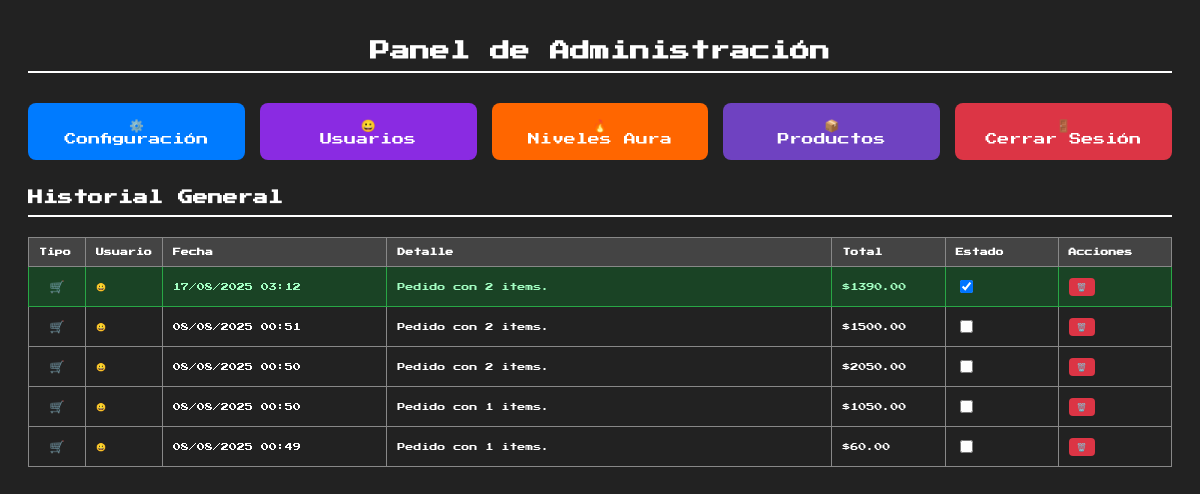
/admin (signed in), run on the app's committed database.
### app.py (models this page shows)
class Order(db.Model):
    id = db.Column(db.String(100), primary_key=True)
    user_emoji = db.Column(db.String(10), db.ForeignKey('user.emoji'))
    timestamp = db.Column(db.String(100))
    detalle = db.Column(JSON)
    detalle_completo = db.Column(JSON)
    total = db.Column(db.Float)
    aura_ganada = db.Column(db.Integer)
    aura_potencial = db.Column(db.Integer)
    aura_otorgada = db.Column(db.Integer)
    delivery_info = db.Column(JSON)
    completado = db.Column(db.Boolean, default=False)
    whatsapp_usado = db.Column(JSON)
    def to_dict(self):
        return {c.name: getattr(self, c.name) for c in self.__table__.columns}

### app.py (the view, shortened to what this page needs)
@app.route("/admin")
def admin():
    if not session.get("logged_in"):
        return redirect(url_for("login"))
    historial = []
    orders = Order.query.order_by(Order.timestamp.desc()).all()
    for order in orders:
        try:
            timestamp = datetime.fromisoformat(str(order.timestamp))
        except (ValueError, TypeError):
            timestamp = datetime.now()
        historial.append({
            "id": order.id,
            "type": "pedido",
            "user_emoji": order.user_emoji,
            "timestamp_obj": timestamp,
            "timestamp_str": timestamp.strftime("%d/%m/%Y %H:%M"),
            "details": f"Pedido con {len(order.detalle or [])} items.",
            "total": order.total,
            "status": order.completado,
            "data": order.to_dict()
        })
    users = User.query.all()
    for user in users:
        pending_rewards = check_pending_rewards(user.emoji)
    historial.sort(key=lambda x: x['timestamp_obj'], reverse=True)
    return render_template("admin.html", historial=historial)

### app.py (called while the page is built)
def get_aura_levels():
    levels_db = AuraLevel.query.order_by(AuraLevel.level).all()
    if not levels_db:
        return [] # Should be populated by migration script
    levels = []
    for level in levels_db:
        level_dict = level.to_dict()
        if level_dict.get("points_needed") == "negative_infinity":
            level_dict["points_needed"] = -float('inf')
        levels.append(level_dict)
    return levels

    def to_dict(self):
        d = {c.name: getattr(self, c.name) for c in self.__table__.columns}
        if d.get('points_needed') == -float('inf'):
             d['points_needed'] = "-Infinity"
        return d

### templates/admin.html (shortened to what this page needs)
<!DOCTYPE html>
<html lang="es">
<head>
</head>
<body>
    <h1 style="text-align: center; margin-bottom: 30px;">Panel de Administración</h1>
    <div class="admin-menu">
        <a href="{{ url_for('admin_configuracion') }}" class="admin-menu-button btn-config">
            ⚙️<br>Configuración
        </a>
        <a href="{{ url_for('admin_emojis') }}" class="admin-menu-button btn-emojis">
            😀<br>Usuarios
        </a>
        <a href="{{ url_for('admin_aura_levels') }}" class="admin-menu-button btn-aura">
            🔥<br>Niveles Aura
        </a>
        <a href="{{ url_for('admin_productos') }}" class="admin-menu-button btn-productos">
            📦<br>Productos
        </a>
        <a href="{{ url_for('logout') }}" class="admin-menu-button btn-logout">
            🚪<br>Cerrar Sesión
        </a>
    </div>
    <h2>Historial General</h2>
    {% if not historial %}
        <p>No hay pedidos ni recompensas pendientes.</p>
    {% else %}
        <table>
            <thead>
                <tr>
                    <th style="width: 5%;">Tipo</th>
                    <th style="width: 5%;">Usuario</th>
                    <th style="width: 20%;">Fecha</th>
                    <th style="width: 40%;">Detalle</th>
                    <th style="width: 10%;">Total</th>
                    <th style="width: 10%;">Estado</th>
                    <th style="width: 10%;">Acciones</th>
                </tr>
            </thead>
            <tbody>
                {% for item in historial %}
                <tr id="item-{{ item.id }}" class="
                    {% if item.status %}item-completado{% endif %}
                    {% if item.type == 'recompensa' %}item-recompensa{% endif %}">
                    <td class="item-type-icon">
                        {% if item.type == 'pedido' %}🛒
                        {% else %}🎁
                        {% endif %}
                    </td>
                    <td>{{ item.user_emoji }}</td>
                    <td>{{ item.timestamp_str }}</td>
                    <td>{{ item.details }}</td>
                    <td>
                        {% if item.type == 'pedido' %}
                            ${{ "%.2f"|format(item.total) }}
                        {% else %}
                            --
                        {% endif %}
                    </td>
                    <td>
                        {% if item.type == 'pedido' %}
                            <form action="{{ url_for('admin_completar_pedido', pedido_id=item.id) }}" method="POST" style="margin:0;">
                                <input type="checkbox" onchange="this.form.submit()" {% if item.status %}checked{% endif %} title="Marcar pedido como completado/pendiente">
                            </form>
                        {% else %}
                             <input type="checkbox" onchange="processReward('{{ item.data.user_emoji }}', {{ item.data.level }}, 'confirm')" title="Confirmar entrega de recompensa">
                        {% endif %}
                    </td>
                    <td>
                        {% if item.type == 'pedido' %}
                            <form action="{{ url_for('admin_delete_order', pedido_id=item.id) }}" method="POST" style="margin:0;" onsubmit="return confirm('¿Estás seguro de eliminar este pedido?')">
                                <button type="submit" class="btn btn-delete" style="font-size: 8px; padding: 4px 8px;">🗑️</button>
                            </form>
                        {% else %}
                            <button class="btn btn-delete" style="font-size: 8px; padding: 4px 8px;" onclick="processReward('{{ item.data.user_emoji }}', {{ item.data.level }}, 'reject')" title="Rechazar recompensa">
                                🗑️
                            </button>
                        {% endif %}
                    </td>
                </tr>
                {% endfor %}
            </tbody>
        </table>
    {% endif %}
</body>
</html>

### templates/admin.html (style rules this page uses)
body { font-family: 'Press Start 2P', cursive; background-color: #222; color: #fff; padding: 20px; font-size: 10px; }
h1, h2 { border-bottom: 2px solid #fff; padding-bottom: 10px; }
table { width: 100%; border-collapse: collapse; margin-top: 20px; font-size: 0.8em; }
th, td { border: 1px solid #888; padding: 10px; text-align: left; vertical-align: middle; }
th { background-color: #444; }
.btn { font-family: inherit; font-size: 0.8em; padding: 8px 12px; border: none; cursor: pointer; text-decoration: none; display: inline-block; border-radius: 4px; }
.item-completado { background-color: #1a4325; color: #a3ffc3; }
.item-completado td { border-color: #28a745; }
.btn-delete { background-color: #dc3545; color: white; }
.item-type-icon { font-size: 1.5em; text-align: center; }
.admin-menu { display: grid; grid-template-columns: repeat(auto-fit, minmax(200px, 1fr)); gap: 15px; margin-bottom: 30px; }
.admin-menu-button { color: white !important; padding: 15px; text-decoration: none; border-radius: 8px; text-align: center; font-size: 12px; transition: all 0.3s; display: block; }
.btn-config { background-color: #007bff; }
.btn-emojis { background-color: #8a2be2; }
.btn-aura { background-color: #ff6600; }
.btn-productos { background-color: #6f42c1; }
.btn-logout { background-color: #dc3545; }

### data on the page
Order: user_emoji "😀", timestamp_str "17/08/2025 03:12", details "Pedido con 2 items.", total "1390.00"
Order: user_emoji "😀", timestamp_str "08/08/2025 00:51", details "Pedido con 2 items.", total "1500.00"
Order: user_emoji "😀", timestamp_str "08/08/2025 00:50", details "Pedido con 2 items.", total "2050.00"
Order: user_emoji "😀", timestamp_str "08/08/2025 00:50", details "Pedido con 1 items.", total "1050.00"
Order: user_emoji "😀", timestamp_str "08/08/2025 00:49", details "Pedido con 1 items.", total "60.00"
